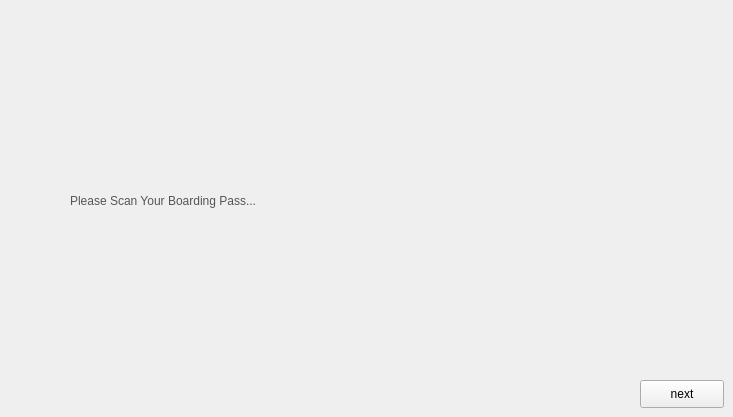
  <widget class="QWidget" name="SCAN">
   <widget class="QLabel" name="please_scan_label">
    <property name="geometry">
     <rect>
      <x>70</x>
      <y>80</y>
      <width>571</width>
      <height>241</height>
     </rect>
    </property>
    <property name="acceptDrops">
     <bool>false</bool>
    </property>
    <property name="autoFillBackground">
     <bool>false</bool>
    </property>
    <property name="styleSheet">
     <string notr="true">font: 20 50pt &quot;montserrat&quot;;
color: rgb(85, 87, 83);</string>
    </property>
    <property name="lineWidth">
     <number>1</number>
    </property>
    <property name="midLineWidth">
     <number>-2</number>
    </property>
    <property name="text">
     <string>Please Scan Your Boarding Pass...</string>
    </property>
    <property name="textFormat">
     <enum>Qt::AutoText</enum>
    </property>
    <property name="scaledContents">
     <bool>false</bool>
    </property>
    <property name="wordWrap">
     <bool>true</bool>
    </property>
   </widget>
   <widget class="QPushButton" name="next_scan">
    <property name="geometry">
     <rect>
      <x>640</x>
      <y>380</y>
      <width>84</width>
      <height>28</height>
     </rect>
    </property>
    <property name="text">
     <string>next</string>
    </property>
   </widget>
   <widget class="QPushButton" name="info_1">
    <property name="geometry">
     <rect>
      <x>670</x>
      <y>0</y>
      <width>51</width>
      <height>81</height>
     </rect>
    </property>
    <property name="text">
     <string/>
    </property>
    <property name="icon">
     <iconset>
      <normaloff>icons/question.png</normaloff>icons/question.png</iconset>
    </property>
    <property name="iconSize">
     <size>
      <width>65</width>
      <height>65</height>
     </size>
    </property>
    <property name="flat">
     <bool>true</bool>
    </property>
   </widget>
  </widget>
